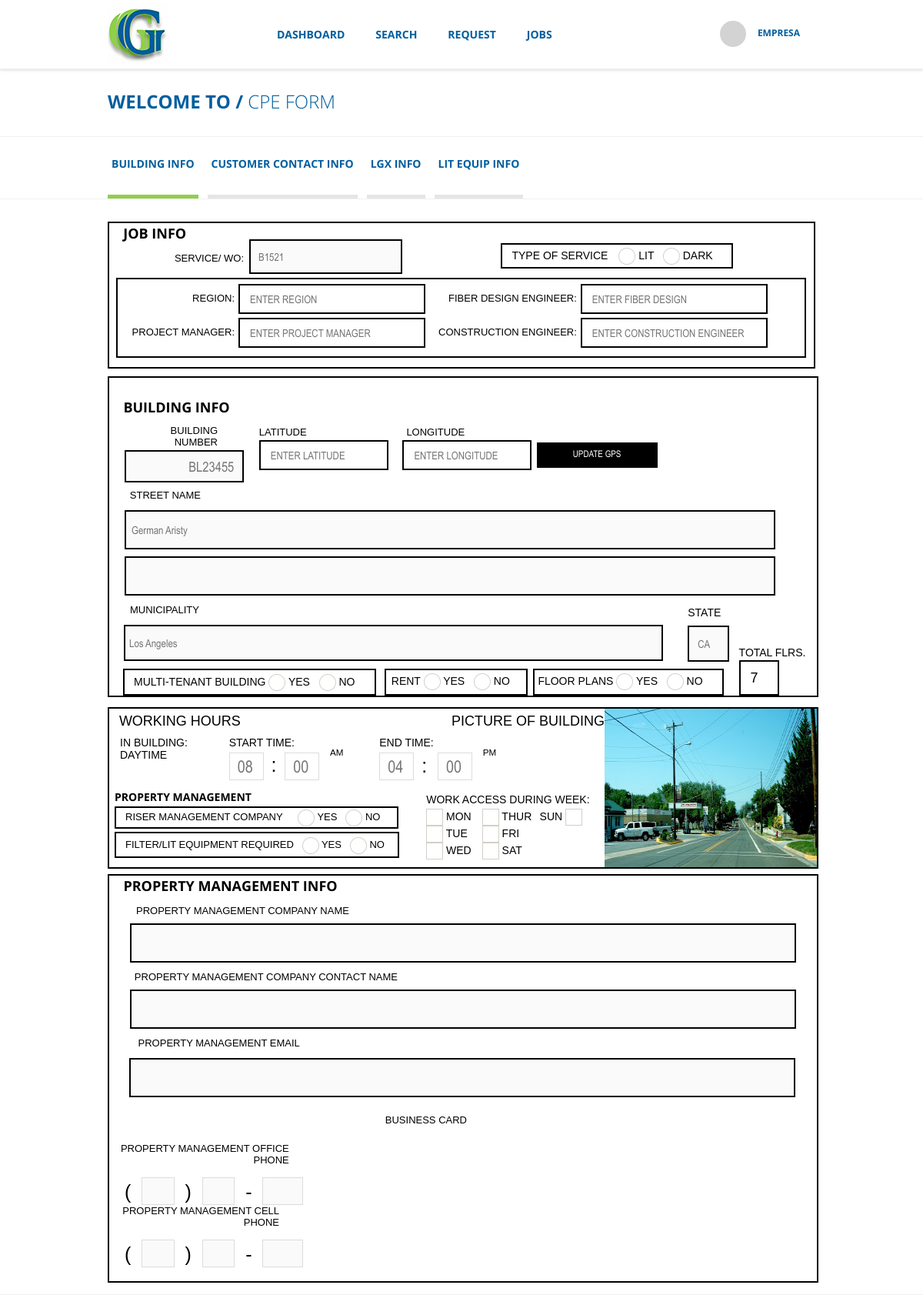
The page /cpe_form.php?id_information=1 (signed in) on the database its author committed.
### tables this page shows
CREATE TABLE IF NOT EXISTS `general_information` (
  `id` int(16) NOT NULL,
  `time_code` varchar(250) NOT NULL,
  `engineering_id` int(16) NOT NULL,
  `customer_name` varchar(255) NOT NULL,
  `solomon_number` varchar(250) NOT NULL,
  `service_number` varchar(250) NOT NULL,
  `prj_assing_number` varchar(250) NOT NULL,
  `kick_off_date` varchar(255) NOT NULL,
  `bldg_number` varchar(250) NOT NULL,
  `street_number` varchar(255) NOT NULL,
  `city` varchar(250) NOT NULL,
  `state` varchar(250) NOT NULL,
  `doc_number` varchar(250) NOT NULL,
  `po_number` varchar(250) NOT NULL,
  `date_request_sent` varchar(255) NOT NULL,
  `lt_exp_job_completion` varchar(255) NOT NULL,
  `lt_fiber_eng` varchar(255) NOT NULL,
  `lt_project` varchar(255) NOT NULL,
  `scope_work` longtext NOT NULL,
  `estatus` int(1) NOT NULL,
  `usuario_id` int(16) NOT NULL,
  `company` varchar(250) NOT NULL
);

### include/cpe-forms/content_building_info.php (the view, shortened to what the rows shown need)
<?php
    $consulta_information="SELECT * FROM general_information WHERE id='$id_information' ";
    $resultado_information= mysqli_query($conexion,$consulta_information);
    $fila_information= mysqli_fetch_array($resultado_information);
?>
    <div class="div_form_request" >
        <div class="container_cpe_service_info">
            <div class="container_service_info_type">
                <div class="name">
                    Service/ WO:
                </div>
                <input type="text" placeholder="ENTER SERVICE WO" style="width: 20%;height: 39px;position: relative;bottom: 15px;margin-left: 2px;float: left;border: 2px solid #000;" value="<?php echo $fila_information['service_number']; ?>" disabled  />
                <div class="container_cpe_orange_box container_type_service">
                    <span> Type of Service </span>
                        <input type="radio" name="type_service" /> <span>LIT</span>
                        <input type="radio" name="type_service" /> <span>DARK</span>
                </div>
            <div class="container_cpe_box container_region_fiber_spec">
                    <div class="container_cpe_input_text_inside">
                    </div>
                    <div class="container_cpe_input_text_inside">
                        </div>
                    </div>
            </div>
        </div>
    </div>
    <div class="div_form_request" style="margin-top: 10px;">
        <div class="container_cpe_box container_building_info">
            <div class="container_service_info_type">
                <div class="container_info_building" style="width: 19%; margin-left: 20px;position: relative;bottom: 2px;">
                    <div class="name">
                        Building Number
                    </div>
                    <input type="text" style="width: 74%;height: 16px;float: left;margin-top: -4px;text-align: right;padding: 11px;font-size: 18px;border: 2px solid #000;" value="<?php echo $fila_information['bldg_number']; ?>" disabled />
                </div>
            </div>
            <div class="container_service_info_type1">
                <div class="name">
                    Street Name
                </div>
                <input type="text"  style="width: 100%;height: 33px;position: relative;margin: 15px 0 16px 0;padding: 7px;bottom: 10px;border: 2px solid #000;" value="<?php echo $fila_information['street_number']; ?>" disabled />
                <input type="text" style="width: 100%;height: 33px;position: relative;padding: 7px;margin-top: -21px;border: 2px solid #000;" disabled />
            </div>
            <div class="container_service_info_type2">
                <div class="name">
                    Municipality
                </div>
                  <input type="text" style="width: 83%;height: 33px;position: relative;margin: 16px 22px 0 1px;padding: 5px;bottom: 23px;float: left;border: 2px solid #000;" value="<?php echo $fila_information['city']; ?>" disabled />
                <div class="container_state_building_info1">
                    <span> STATE </span>
                    <input type="text" style="width: 64%;height:41px;position: relative;top: 4px; padding-left: 11px;border: 2px solid #000;" value="<?php echo strtoupper(substr($fila_information['state'],0,2)) ;?>" disabled />
                </div>
            </div>
        </div>
    </div>

### rows shown on the page
general_information: service_number "B1521", bldg_number "BL23455", street_number "German Aristy", city "Los Angeles", state "CA"

### other values the page prints
$_SESSION['full_name'] "EMPRESA"
